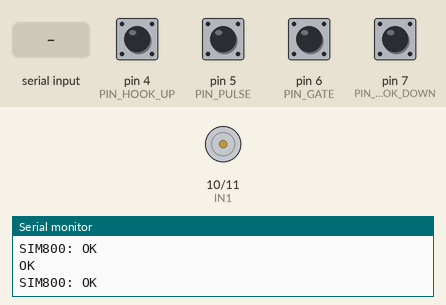
This sketch was run on a simulated Arduino Uno, built with avr-gcc and run on an emulated ATmega328P. Shown: motor-driver pin pairs drawn as motors (green arrow = first pin HIGH = forward, orange = second pin HIGH = backward, longer = more drive), the last lines printed to the serial monitor. Inputs (shaded band) come from the test bench; at power-on: pin 4 (PIN_HOOK_UP), pin 5 (PIN_PULSE), pin 6 (PIN_GATE), pin 7 (PIN_HOOK_DOWN) HIGH. The modem accepts every AT command (registered, SIM ready, sends succeed) and sends nothing else.

Above: at 2.8 s.
2.9 s: "RING\n" received over the second serial link
At 3.09 s:
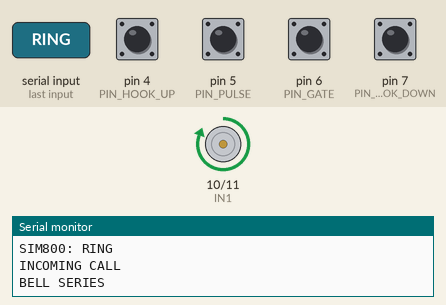
At 3.49 s:
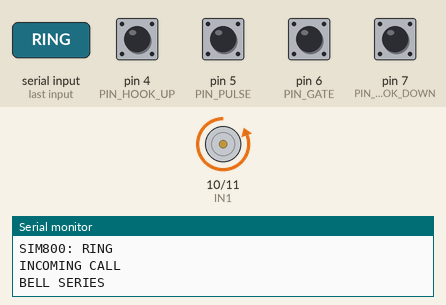
5.9 s: pin 4 (PIN_HOOK_UP) pulled LOW for 0.15 s
At 6.4 s:
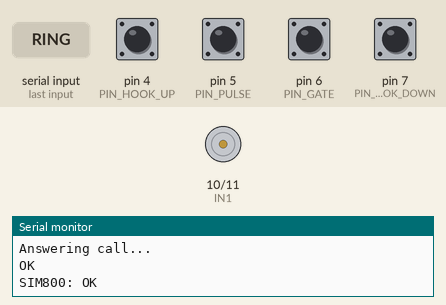
Timing chart, 0 to 8.9 s (numbered marks = the images above; inputs shaded):
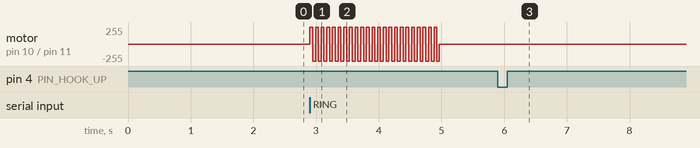

The sketch:

telephone_main.ino
```cpp
#include <AltSoftSerial.h>

AltSoftSerial sim800; // RX=D8, TX=D9

const uint8_t PIN_PULSE = 5;
const uint8_t PIN_GATE  = 6;

const uint8_t PIN_HOOK_DOWN = 7; // D7 -> GND, трубка положена
const uint8_t PIN_HOOK_UP   = 4; // D4 -> GND, трубка поднята

const int IN1 = 10;
const int IN2 = 11;

int delayMs = 40;
int ringTime = 2000;
int pauseTime = 2000;

unsigned long lastRingMs = 0;
const unsigned long RING_TIMEOUT_MS = 7000;

const unsigned long DEBOUNCE_US = 4000UL;
const unsigned long HOOK_DEBOUNCE_MS = 120;

volatile bool counting = false;
volatile uint16_t pulses = 0;

volatile uint8_t lastD5 = 1;
volatile uint8_t lastD6 = 1;

volatile unsigned long lastD5ChangeUs = 0;
volatile unsigned long lastD6ChangeUs = 0;

volatile bool digitReady = false;
volatile uint8_t digitValue = 0;

String phoneNumber = "";
unsigned long lastDigitTime = 0;
const unsigned long DIAL_TIMEOUT = 3000;

bool handsetDown = true;
bool lastHandsetDown = true;
unsigned long lastHookChangeMs = 0;

bool incomingCall = false;
bool callActive = false;

String simLine = "";

void setup() {
  Serial.begin(9600);
  sim800.begin(9600);

  pinMode(PIN_PULSE, INPUT_PULLUP);
  pinMode(PIN_GATE, INPUT_PULLUP);
  pinMode(PIN_HOOK_DOWN, INPUT_PULLUP);
  pinMode(PIN_HOOK_UP, INPUT_PULLUP);

  pinMode(IN1, OUTPUT);
  pinMode(IN2, OUTPUT);
  stopBell();

  lastD5 = (PIND >> PIND5) & 0x01;
  lastD6 = (PIND >> PIND6) & 0x01;

  unsigned long nowUs = micros();
  lastD5ChangeUs = nowUs;
  lastD6ChangeUs = nowUs;

  handsetDown = readHandsetDown();
  lastHandsetDown = handsetDown;

  PCICR  |= _BV(PCIE2);
  PCMSK2 |= _BV(PCINT21) | _BV(PCINT22);

  sei();

  Serial.println("Phone ready");

  delay(1000);
  sendAT("AT");
  delay(300);
  sendAT("ATE0");
  delay(300);
  sendAT("AT+CLIP=1");
}

void sendAT(const String &cmd) {
  sim800.println(cmd);
  Serial.print(">> ");
  Serial.println(cmd);
}

// D7 имеет приоритет.
// Если D7 замкнут — трубка точно положена.
bool readHandsetDown() {
  bool downContact = (digitalRead(PIN_HOOK_DOWN) == LOW);
  bool upContact   = (digitalRead(PIN_HOOK_UP) == LOW);

  if (downContact) return true;
  if (upContact) return false;

  return handsetDown;
}

void handleHook() {
  bool rawState = readHandsetDown();

  if (rawState != lastHandsetDown) {
    lastHookChangeMs = millis();
    lastHandsetDown = rawState;
  }

  if (millis() - lastHookChangeMs >= HOOK_DEBOUNCE_MS) {
    if (handsetDown != rawState) {
      handsetDown = rawState;

      if (handsetDown) {
        Serial.println("Handset: DOWN");

        hangUpCall();

        incomingCall = false;
        callActive = false;
        phoneNumber = "";
        stopBell();
      } else {
        Serial.println("Handset: UP");

        if (incomingCall) {
          answerCall();
          callActive = true;
          incomingCall = false;
          stopBell();
        }
      }
    }
  }
}

void stopBell() {
  digitalWrite(IN1, LOW);
  digitalWrite(IN2, LOW);
}

void updateBell() {
  if (incomingCall && millis() - lastRingMs > RING_TIMEOUT_MS) {
    Serial.println("RING timeout");
    incomingCall = false;
    stopBell();
    return;
  }

  if (!incomingCall || !handsetDown) {
    stopBell();
    return;
  }

  Serial.println("BELL SERIES");

  unsigned long startTime = millis();

  while (millis() - startTime < ringTime) {
    readSim800();
    handleHook();

    if (!incomingCall || !handsetDown) {
      stopBell();
      return;
    }

    digitalWrite(IN1, HIGH);
    digitalWrite(IN2, LOW);
    delay(delayMs);

    digitalWrite(IN1, LOW);
    digitalWrite(IN2, LOW);
    delay(5);

    readSim800();
    handleHook();

    if (!incomingCall || !handsetDown) {
      stopBell();
      return;
    }

    digitalWrite(IN1, LOW);
    digitalWrite(IN2, HIGH);
    delay(delayMs);

    digitalWrite(IN1, LOW);
    digitalWrite(IN2, LOW);
    delay(5);
  }

  stopBell();

  unsigned long pauseStart = millis();

  while (millis() - pauseStart < pauseTime) {
    readSim800();
    handleHook();

    if (!incomingCall || !handsetDown) {
      stopBell();
      return;
    }
  }
}

void answerCall() {
  Serial.println("Answering call...");
  stopBell();
  sim800.println("ATA");
}

void hangUpCall() {
  Serial.println("Hanging up...");
  stopBell();
  sim800.println("ATH");
}

void processSim800Line(String line) {
  line.trim();
  if (line.length() == 0) return;

  Serial.print("SIM800: ");
  Serial.println(line);

  if (line == "RING") {
    Serial.println("INCOMING CALL");
    incomingCall = true;
    callActive = false;
    lastRingMs = millis();
  }
  else if (line.startsWith("+CLIP:")) {
  }
  else if (line == "NO CARRIER" || line == "BUSY" || line == "NO ANSWER") {
    incomingCall = false;
    callActive = false;
    phoneNumber = "";
    stopBell();
  }
  else if (line == "ERROR") {
    callActive = false;
  }
}

void readSim800() {
  while (sim800.available()) {
    char c = sim800.read();
    Serial.write(c);

    if (c == '\n') {
      processSim800Line(simLine);
      simLine = "";
    } else if (c != '\r') {
      simLine += c;
    }
  }
}

String normalizeNumber(String num) {
  num.trim();

  if (num.length() == 11 && num[0] == '8') return "+7" + num.substring(1);
  if (num.length() == 11 && num[0] == '7') return "+7" + num.substring(1);
  if (num.length() == 10) return "+7" + num;

  return "";
}

void makeCall(String rawNumber) {
  String finalNumber = normalizeNumber(rawNumber);

  if (finalNumber == "") {
    Serial.print("Invalid number: ");
    Serial.println(rawNumber);
    return;
  }

  Serial.print("Calling: ");
  Serial.println(finalNumber);

  sim800.print("ATD");
  sim800.print(finalNumber);
  sim800.println(";");

  delay(500);
}

ISR(PCINT2_vect) {
  uint8_t pind = PIND;
  unsigned long nowUs = micros();

  uint8_t d6 = (pind >> PIND6) & 0x01;
  if (d6 != lastD6) {
    if (nowUs - lastD6ChangeUs >= DEBOUNCE_US) {
      if (lastD6 == 1 && d6 == 0) {
        counting = true;
        pulses = 0;
      }
      else if (lastD6 == 0 && d6 == 1) {
        if (counting) {
          counting = false;
          uint8_t n = (pulses % 10 == 0) ? 0 : (pulses % 10);
          digitValue = n;
          digitReady = true;
          pulses = 0;
        }
      }

      lastD6 = d6;
      lastD6ChangeUs = nowUs;
    }
  }

  uint8_t d5 = (pind >> PIND5) & 0x01;
  if (d5 != lastD5) {
    if (nowUs - lastD5ChangeUs >= DEBOUNCE_US) {
      if (!counting && (((pind >> PIND6) & 0x01) == 0)) {
        counting = true;
        pulses = 0;
      }

      if (counting && lastD5 == 0 && d5 == 1) {
        pulses++;
      }

      lastD5 = d5;
      lastD5ChangeUs = nowUs;
    }
  }
}

void loop() {
  readSim800();
  handleHook();
  updateBell();

  if (digitReady) {
    noInterrupts();
    uint8_t d = digitValue;
    digitReady = false;
    interrupts();

    if (!handsetDown) {
      Serial.print("Digit: ");
      Serial.println(d);

      phoneNumber += String(d);
      lastDigitTime = millis();

      Serial.print("Number: ");
      Serial.println(phoneNumber);
    }
  }

  if (!handsetDown &&
      phoneNumber.length() > 0 &&
      millis() - lastDigitTime > DIAL_TIMEOUT) {
    makeCall(phoneNumber);
    phoneNumber = "";
    callActive = true;
  }

  while (Serial.available()) {
    sim800.write(Serial.read());
  }
}
```

Measured:
- after the input at 2.9 s, motor on pin 10 (IN1) / pin 11 (IN2): stopped → forward 255/255 at once, then repeats every 0.09 s: backward 255/255 0.05 s, forward 255/255 0.05 s, until it stays stopped from 5.0 s
- after the input at 5.9 s, motor on pin 10 (IN1) / pin 11 (IN2): stops changing and stays stopped
